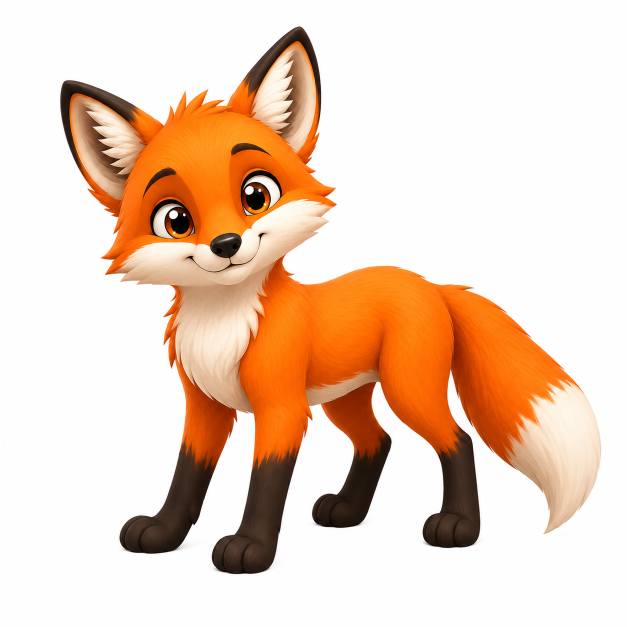
#> input picture Fox/ChatGPT Image Jul 18, 2026, 04_19_43 PM.png, 1254 x 1254 px (shown at 1/2 size)
$ python analyze_heightmap.py '../../../../Fox/ChatGPT Image Jul 18, 2026, 04_19_43 PM.png' --physical-width-mm 1.0 --physical-height-mm 1.0
#> lines starting #> are read from the running program, lines starting #| are printed output that depends on the picture; after the words box and inside, x2 and y2 are one past the last pixel; in counts of white or black regions, pixels touching at a corner belong together
### .opencode/skills/3d-print-heightmap-relief/scripts/heightmap_common.py
#!/usr/bin/env python3
"""Shared image, sampling, and geometry helpers for printable height maps."""
from __future__ import annotations

import json
import math
from pathlib import Path
from typing import Any, Callable

import numpy as np
from PIL import Image
from scipy import ndimage

EPS = 1.0e-12


# [6 lines left out: function parse_pair, not called in this run]


def srgb_to_linear(rgb: np.ndarray) -> np.ndarray:
    rgb = np.asarray(rgb, dtype=np.float32)
    return np.where(rgb <= 0.04045, rgb / 12.92, ((rgb + 0.055) / 1.055) ** 2.4)


# [4 lines left out: function normalize_vectors, not called in this run]


def smoothstep01(value: np.ndarray) -> np.ndarray:
    x = np.clip(np.asarray(value, dtype=np.float32), 0.0, 1.0)
    return x * x * (3.0 - 2.0 * x)


def load_image_float(
    path: str | Path,
    *,
    grayscale: str = "luma",
    alpha_mode: str = "base",
    luma_space: str = "srgb",
    base_level: float = 0.0,
) -> tuple[np.ndarray, dict[str, Any]]:
    """Load an image as normalized float32 while preserving 16-bit grayscale."""
    source = Path(path)
    if not source.is_file():
        raise FileNotFoundError(source)

    with Image.open(source) as im:
        original_mode = im.mode
        original_size = im.size
        raw = np.asarray(im)
        is_high_depth_gray = original_mode.startswith("I;16") or original_mode in {"I", "F"}

        if is_high_depth_gray and raw.ndim == 2:
            values = raw.astype(np.float32)
            raw_min = float(np.nanmin(values))
            raw_max = float(np.nanmax(values))
            if original_mode.startswith("I;16"):
                divisor = 65535.0
            elif original_mode == "F" and raw_min >= 0.0 and raw_max <= 1.0:
                divisor = 1.0
            elif raw_min >= 0.0 and raw_max <= 255.0:
                divisor = 255.0
            elif raw_min >= 0.0 and raw_max <= 65535.0:
                divisor = 65535.0
            else:
                divisor = max(raw_max - raw_min, EPS)
                values = values - raw_min
            gray_native = np.clip(values / divisor, 0.0, 1.0)
            alpha = np.ones_like(gray_native, dtype=np.float32)
            if grayscale == "alpha":
                gray = alpha
            elif grayscale in {"luma", "average", "max", "min", "red", "green", "blue"}:
                gray = gray_native
            else:
                raise ValueError(f"Unsupported grayscale mode: {grayscale}")
        else:
            rgba = np.asarray(im.convert("RGBA"), dtype=np.float32) / 255.0
            rgb = rgba[..., :3]
            alpha = rgba[..., 3]
            work_rgb = srgb_to_linear(rgb) if luma_space == "linear" else rgb
            if grayscale == "luma":
                gray = (
                    0.2126 * work_rgb[..., 0]
                    + 0.7152 * work_rgb[..., 1]
                    + 0.0722 * work_rgb[..., 2]
                )
            elif grayscale == "average":
                gray = np.mean(work_rgb, axis=2)
            elif grayscale == "max":
                gray = np.max(work_rgb, axis=2)
            elif grayscale == "min":
                gray = np.min(work_rgb, axis=2)
            elif grayscale in {"red", "green", "blue", "alpha"}:
                channel = {"red": 0, "green": 1, "blue": 2}.get(grayscale)
                gray = alpha if channel is None else work_rgb[..., channel]
            else:
                raise ValueError(f"Unsupported grayscale mode: {grayscale}")

    if alpha_mode == "base":
        gray = gray * alpha + float(base_level) * (1.0 - alpha)
    elif alpha_mode in {"black", "multiply"}:
        gray = gray * alpha
    elif alpha_mode == "white":
        gray = gray * alpha + (1.0 - alpha)
    elif alpha_mode == "ignore":
        pass
    else:
        raise ValueError(f"Unsupported alpha mode: {alpha_mode}")

    gray = np.clip(gray, 0.0, 1.0).astype(np.float32, copy=False)
    metadata = {
        "source": str(source),
        "source_mode": original_mode,
        "source_dtype": str(raw.dtype),
        "source_width_px": int(original_size[0]),
        "source_height_px": int(original_size[1]),
        "alpha_present": bool(np.any(alpha < 0.99999)),
        "transparent_fraction": float(np.mean(alpha < 0.99999)),
        "grayscale": grayscale,
        "alpha_mode": alpha_mode,
        "luma_space": luma_space,
        "base_level": float(base_level),
    }
    return gray, metadata


# [176 lines left out: functions _resample, resize_fit, percentile_levels, apply_gamma, apply_contrast, _sigma and 5 more, not called in this run]


def seam_metrics(array: np.ndarray) -> dict[str, float]:
    """Measure seam steps and compare them with normal adjacent-pixel steps."""
    values = np.asarray(array, dtype=np.float32)
    lr = values[:, 0] - values[:, -1]
    tb = values[0, :] - values[-1, :]
    dx = np.diff(values, axis=1)
    dy = np.diff(values, axis=0)

    lr_rms = float(np.sqrt(np.mean(lr * lr)))
    tb_rms = float(np.sqrt(np.mean(tb * tb)))
    dx_rms = float(np.sqrt(np.mean(dx * dx))) if dx.size else 0.0
    dy_rms = float(np.sqrt(np.mean(dy * dy))) if dy.size else 0.0
    return {
        "left_right_rms": lr_rms,
        "left_right_max": float(np.max(np.abs(lr))),
        "top_bottom_rms": tb_rms,
        "top_bottom_max": float(np.max(np.abs(tb))),
        "horizontal_adjacent_rms": dx_rms,
        "vertical_adjacent_rms": dy_rms,
        "left_right_to_adjacent_ratio": lr_rms / max(dx_rms, EPS),
        "top_bottom_to_adjacent_ratio": tb_rms / max(dy_rms, EPS),
        "left_right_excess_rms": max(0.0, lr_rms - dx_rms),
        "top_bottom_excess_rms": max(0.0, tb_rms - dy_rms),
    }


def image_stats(array: np.ndarray) -> dict[str, float]:
    values = np.asarray(array, dtype=np.float32)
    return {
        "min": float(np.min(values)),
        "max": float(np.max(values)),
        "mean": float(np.mean(values)),
        "std": float(np.std(values)),
        "p01": float(np.percentile(values, 1)),
        "p50": float(np.percentile(values, 50)),
        "p99": float(np.percentile(values, 99)),
        "near_black_fraction": float(np.mean(values <= 0.01)),
        "near_white_fraction": float(np.mean(values >= 0.99)),
    }


# [46 lines left out: functions save_png, make_preview, save_dat, save_scad_array, write_json, not called in this run]

### .opencode/skills/3d-print-heightmap-relief/scripts/analyze_heightmap.py
#!/usr/bin/env python3
"""Analyze a height map against physical size, printer limits, and mesh cost."""
from __future__ import annotations

import argparse
import math
from pathlib import Path
import sys

import numpy as np
from scipy import ndimage

from heightmap_common import image_stats, load_image_float, seam_metrics, write_json


def memory_estimate(width_mm: float, height_mm: float, pitch_mm: float) -> dict:
    nu = max(2, int(math.ceil(width_mm / pitch_mm)) + 1)
    nv = max(2, int(math.ceil(height_mm / pitch_mm)) + 1)
    vertices = 2 * nu * nv
    faces = 4 * (nu - 1) * (nv - 1) + 4 * ((nu - 1) + (nv - 1))
    raw = vertices * 3 * 8 + faces * 3 * 8 + nu * nv * 4
    return {
        "grid_u": nu,
        "grid_v": nv,
        "closed_patch_vertices": vertices,
        "closed_patch_triangles": faces,
        "raw_array_bytes": raw,
        "raw_array_mib": raw / 2**20,
        "practical_working_set_mib_low": raw * 3 / 2**20,
        "practical_working_set_mib_high": raw * 10 / 2**20,
    }


def build_parser() -> argparse.ArgumentParser:
    p = argparse.ArgumentParser(description=__doc__)
    p.add_argument("image", type=Path)
    p.add_argument("--physical-width-mm", type=float, required=True)
    p.add_argument("--physical-height-mm", type=float, required=True)
    p.add_argument("--mesh-pitch-mm", type=float)
    p.add_argument("--nozzle-mm", type=float, default=0.4)
    p.add_argument("--line-width-mm", type=float)
    p.add_argument("--layer-height-mm", type=float, default=0.2)
    p.add_argument("--relief-depth-mm", type=float, default=0.6)
    p.add_argument("--repeat-x", action="store_true")
    p.add_argument("--repeat-y", action="store_true")
    p.add_argument("--report", type=Path)
    return p


def main() -> int:
    args = build_parser().parse_args()
    if args.physical_width_mm <= 0 or args.physical_height_mm <= 0:
        raise ValueError("Physical dimensions must be positive")
    if args.nozzle_mm <= 0 or args.layer_height_mm <= 0 or args.relief_depth_mm <= 0:
        raise ValueError("Printer and relief dimensions must be positive")

    values, source = load_image_float(args.image)
#> in load_image_float, im is the input picture: PIL image 1254x1254 RGB; mean R, G, B 236.1, 209.5, 190.2
#> in load_image_float, `alpha = rgba[..., 3]`: alpha: shape (1254, 1254) float32; every value is 1
#> in load_image_float, `gray = ( 0.2126 * work_rgb[..., 0] + 0.7152 * work_rgb[..., 1] + 0.072..`:
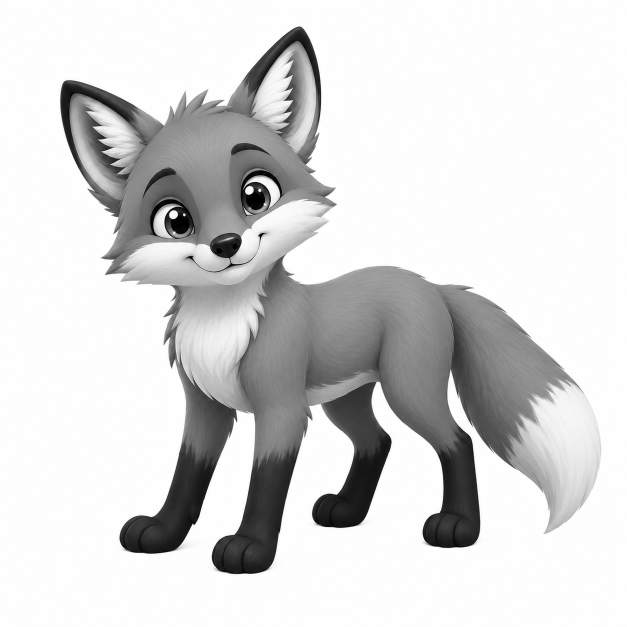
#> gray: shape (1254, 1254) float32 (shown at 1/2 size); min 0, max 1, mean 0.838
#> source = 11 items
    h, w = values.shape
#> h = 1254; w = 1254
    px_x = args.physical_width_mm / w
#> px_x = 0.000797
    px_y = args.physical_height_mm / h
#> px_y = 0.000797
    line_width = args.line_width_mm or args.nozzle_mm * 1.10
    # Conservative planning values. These are not hard physical limits.
    recommended_xy = max(line_width * 0.50, args.nozzle_mm * 0.45)
    reliable_feature = max(line_width, args.nozzle_mm)
    useful_z_steps = args.relief_depth_mm / args.layer_height_mm

    pitch = args.mesh_pitch_mm or min(px_x, px_y)
#> pitch = 0.000797
    estimate = memory_estimate(args.physical_width_mm, args.physical_height_mm, pitch)
    seams = seam_metrics(values)
#> in seam_metrics, `lr = values[:, 0] - values[:, -1]`: lr = 1254 values, max 0.00701 at index 489, min -0.00784 at index 175, mean -0.00142
#> in seam_metrics, `tb = values[0, :] - values[-1, :]`: tb = 1254 values, max 0.00784 at index 25, min -0.00476 at index 16, mean 0.000847
#> in seam_metrics, `dx = np.diff(values, axis=1)`:
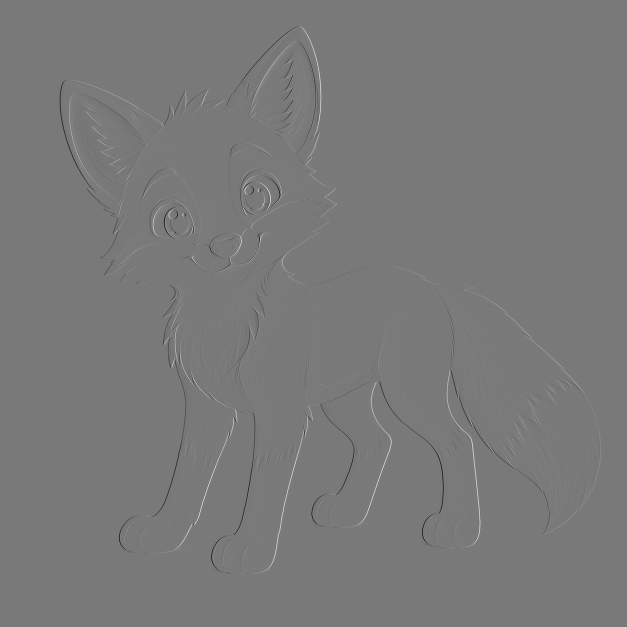
#> dx: shape (1254, 1253) float32 (shown at 1/2 size); min -0.703, max 0.767, mean 1.13e-06; drawn with min black and max white
#> in seam_metrics, `lr_rms = float(np.sqrt(np.mean(lr * lr)))`: lr_rms = 0.00319
#> in seam_metrics, `tb_rms = float(np.sqrt(np.mean(tb * tb)))`: tb_rms = 0.00338
#> in seam_metrics, `dx_rms = float(np.sqrt(np.mean(dx * dx))) if dx.size else 0.0`: dx_rms = 0.0339
#> in seam_metrics, `dy_rms = float(np.sqrt(np.mean(dy * dy))) if dy.size else 0.0`: dy_rms = 0.0292
#> seams = 10 items

    gx = np.gradient(values, axis=1) / max(px_x, 1e-12)
    gy = np.gradient(values, axis=0) / max(px_y, 1e-12)
    slope = args.relief_depth_mm * np.sqrt(gx * gx + gy * gy)
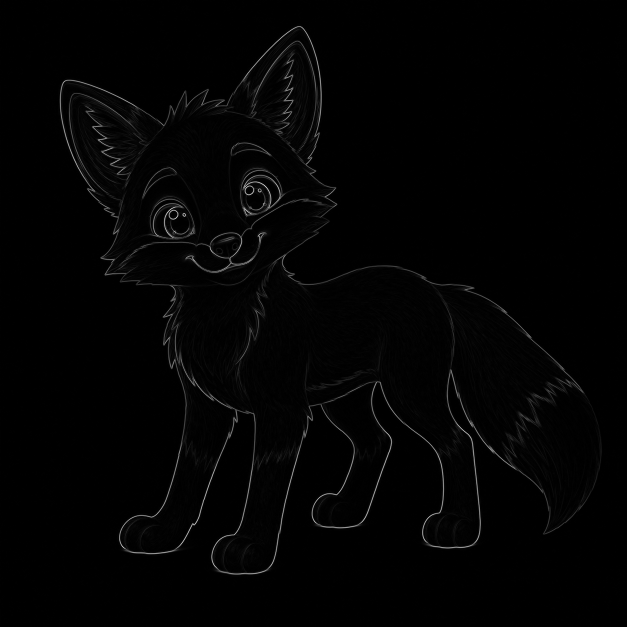
#> slope: shape (1254, 1254) float32 (shown at 1/2 size); min 0, max 510.8, mean 6.9; drawn with min black and max white
    threshold = max(0.03, float(values.std()) * 0.20)
#> threshold = 0.053
    mask = values > threshold
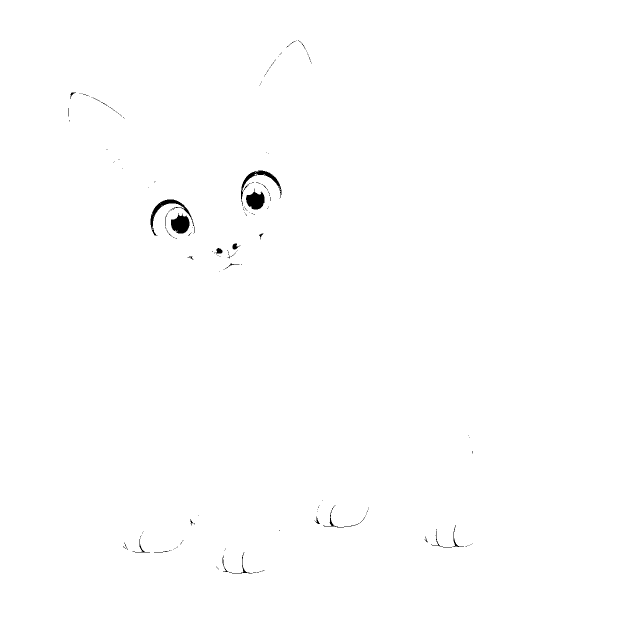
#> mask: shape (1254, 1254) bool (shown at 1/2 size); 99.7% white; 181 black regions (157 under 20 px), largest, box (x1, y1, x2, y2) and area: (342, 426, 379, 467) 1043, (492, 377, 529, 419) 987, (301, 399, 388, 472) 907
    components, count = ndimage.label(mask)
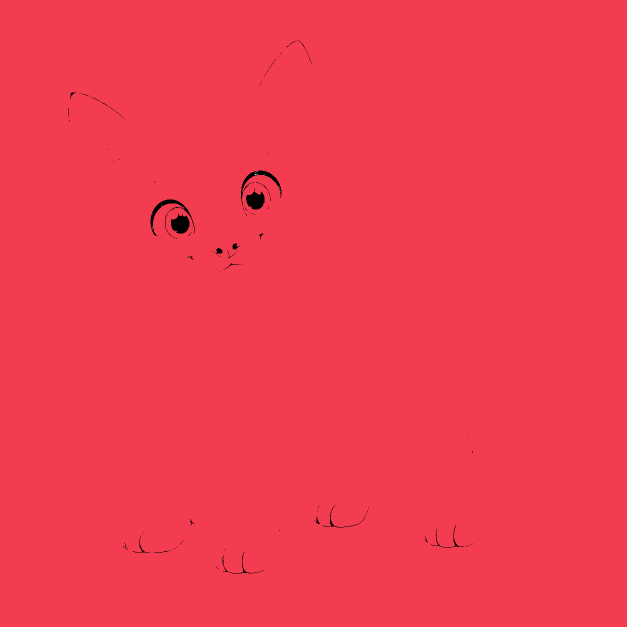
#> components: shape (1254, 1254) int32 (shown at 1/2 size); 28 distinct labels, from 0 to 27; one colour per label, 0 black
#> count = 27
    sizes = np.bincount(components.ravel())[1:] if count else np.array([], dtype=int)
#> sizes = 27 values, max 1567027 at index 0, min 1 at index 3, mean 58040
    physical_component_areas = sizes * px_x * px_y
#> physical_component_areas = 27 values, max 0.997 at index 0, min 6.36e-07 at index 3, mean 0.0369
    small_area_limit = reliable_feature**2
    small_components = int(np.sum(physical_component_areas < small_area_limit))
#> small_components = 26

    warnings: list[str] = []
    recommendations: list[str] = []

    if px_x > reliable_feature or px_y > reliable_feature:
        warnings.append(
            "The source raster is coarser than one nominal extrusion width at final size; "
            "the image may look blocky before printer limits are reached."
        )
    if px_x < recommended_xy / 4 or px_y < recommended_xy / 4:
        recommendations.append(
            "The image is strongly oversampled for a typical FDM surface. Keep the source, "
            "but generate the mesh at a coarser pitch to avoid unnecessary memory use."
        )
    if useful_z_steps < 2:
        warnings.append("Relief depth is below two layer heights; tonal separation will be weak.")
    elif useful_z_steps < 4:
        recommendations.append("Use at least four Z steps for smoother tonal relief where geometry permits.")
    if estimate["practical_working_set_mib_high"] > 4096:
        warnings.append("The pessimistic mesh working-set estimate exceeds 4 GiB.")
    elif estimate["practical_working_set_mib_high"] > 1024:
        recommendations.append("Boolean operations may need over 1 GiB; generate or process relief in patches.")

    def seam_bad(axis: str) -> bool:
        if axis == "x":
            return (
                seams["left_right_rms"] > 0.03
                and (
                    seams["left_right_to_adjacent_ratio"] > 2.0
                    or seams["left_right_excess_rms"] > 0.03
                )
            )
        return (
            seams["top_bottom_rms"] > 0.03
            and (
                seams["top_bottom_to_adjacent_ratio"] > 2.0
                or seams["top_bottom_excess_rms"] > 0.03
            )
        )

    if args.repeat_x and seam_bad("x"):
        warnings.append("Left/right seam is unusually stronger than ordinary neighboring-pixel variation.")
    if args.repeat_y and seam_bad("y"):
        warnings.append("Top/bottom seam is unusually stronger than ordinary neighboring-pixel variation.")
    if count and small_components / count > 0.25:
        recommendations.append(
            "More than one quarter of thresholded islands are smaller than roughly one extrusion-width square; "
            "blur, simplify, enlarge, or remove them."
        )
    if float(np.percentile(slope, 99)) > 1.5:
        recommendations.append(
            "The 99th-percentile local relief slope is steep (>1.5 mm/mm); preview in the slicer "
            "and consider blur, lower depth, or a larger physical image."
        )

    report = {
        "image": source,
        "image_stats": image_stats(values),
        "seams": seams,
        "physical_mapping": {
            "width_mm": args.physical_width_mm,
            "height_mm": args.physical_height_mm,
            "pixels": [w, h],
            "source_pitch_x_mm_per_px": px_x,
            "source_pitch_y_mm_per_px": px_y,
        },
        "printer_assumptions": {
            "nozzle_mm": args.nozzle_mm,
            "line_width_mm": line_width,
            "layer_height_mm": args.layer_height_mm,
            "relief_depth_mm": args.relief_depth_mm,
            "relief_depth_in_layers": useful_z_steps,
            "planning_xy_sample_pitch_mm": recommended_xy,
            "planning_reliable_feature_mm": reliable_feature,
            "note": (
                "Source-image resolution, mesh sampling resolution, and printable XY/Z resolution are separate. "
                "These planning values are conservative heuristics, not printer guarantees."
            ),
        },
        "mesh_estimate": estimate,
        "feature_diagnostics": {
            "threshold": threshold,
            "connected_components": int(count),
            "components_below_nominal_feature_area": small_components,
            "slope_mm_per_mm_p50": float(np.percentile(slope, 50)),
            "slope_mm_per_mm_p95": float(np.percentile(slope, 95)),
            "slope_mm_per_mm_p99": float(np.percentile(slope, 99)),
            "slope_mm_per_mm_max": float(np.max(slope)),
        },
        "warnings": warnings,
        "recommendations": recommendations,
    }

    if args.report:
        write_json(report, args.report)
    else:
        import json
        print(json.dumps(report, indent=2, sort_keys=True))
#> (printed output is left out)
    return 0


if __name__ == "__main__":
    try:
        raise SystemExit(main())
#> (the program exits here)
